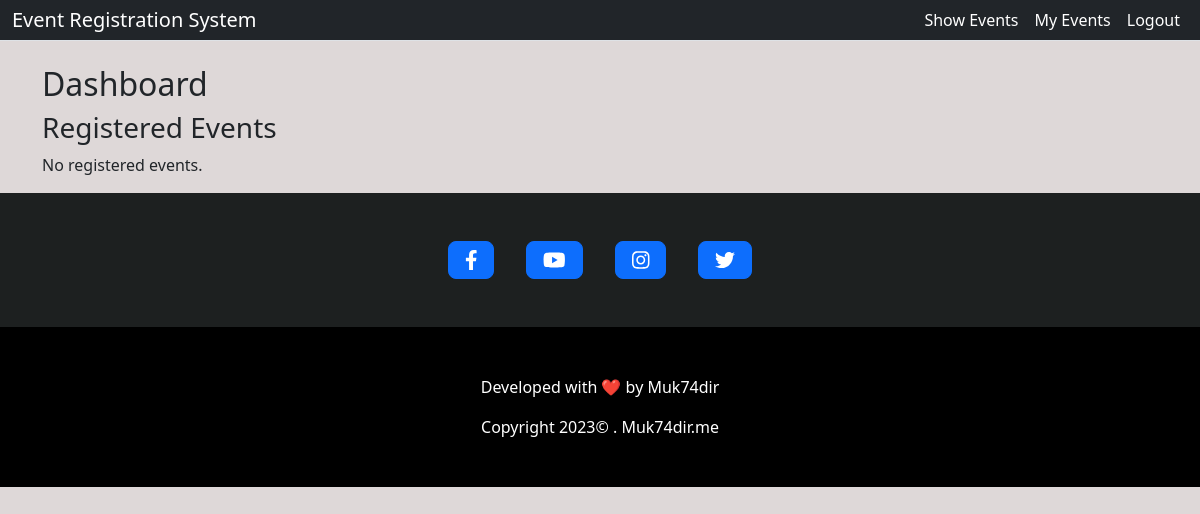
Page /dashboard/ (signed in) on the earlier database version.
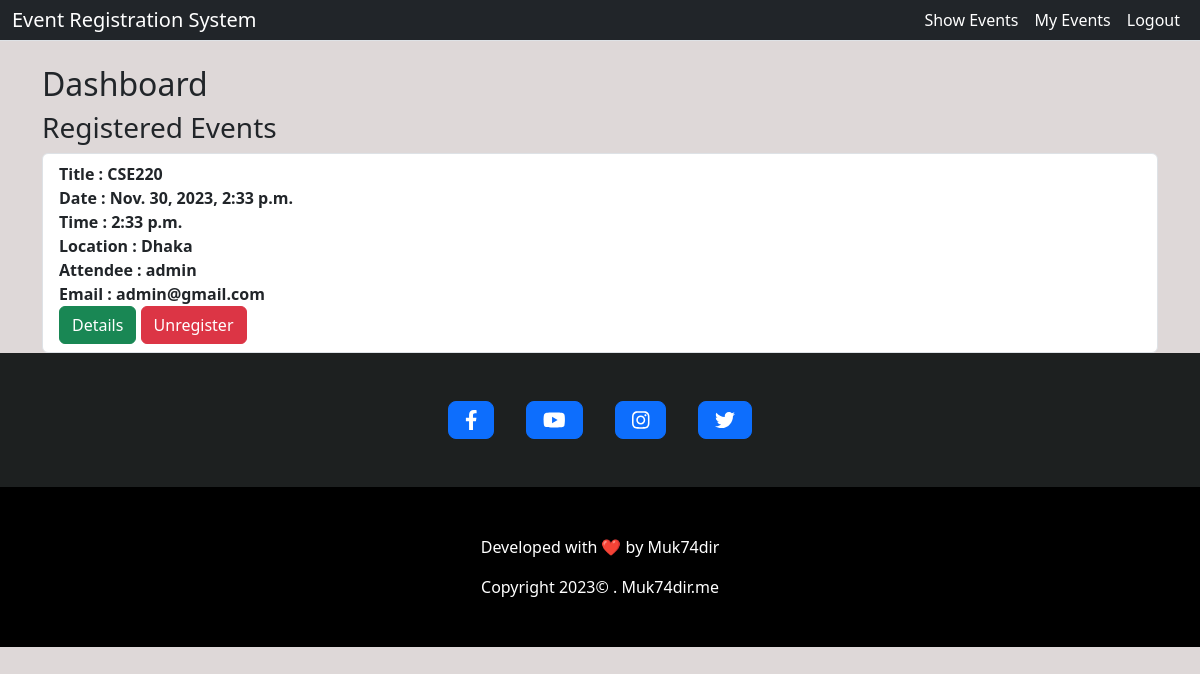
Same page on the later database version.
### ERSApp/models.py (models this page shows, shortened)
class Registration(models.Model):
    event = models.ForeignKey(Event, on_delete=models.CASCADE)
    user = models.ForeignKey(User, on_delete=models.CASCADE)

class Event(models.Model):
    title = models.CharField(max_length=100)
    description = models.TextField()
    date = models.DateTimeField()
    time = models.TimeField()
    location = models.CharField(max_length=100)
    slots_available = models.PositiveIntegerField()

### ERSApp/views.py (the view)
# urls.py: path('dashboard/', UserDashboardView.as_view(), name='dashboard'),
class UserDashboardView(BaseLoginRequiredMixin, View):
    def get(self, request):
        user_registered_events = Registration.objects.filter(user=request.user)
        context = {
            'user_registered_events': user_registered_events,
        }
        return render(request, 'user_dashboard.html', context)

### templates/user_dashboard.html
{% extends 'base.html' %}
{% block content %}
    <div class="container mt-4">
        <h2>Dashboard</h2>
        <h3>Registered Events</h3>
        {% if user_registered_events %}
            <ul class="list-group">
                {% for registration in user_registered_events %}
                    <li class="list-group-item">
                        Title : {{ registration.event.title }} <br>
                        Date : {{ registration.event.date }} <br>
                        Time : {{ registration.event.time }} <br>
                        Location : {{ registration.event.location }} <br>
                        Attendee : {{ registration.user.username }} <br>
                        Email : {{ registration.user.email }} <br>
                        {% if user_registered_events %}
                        <a href="{% url "event_detail" registration.event.id %}" class="btn btn-success">Details</a>
                        <a href="{% url "unregister" registration.event.id %}" class="btn btn-danger">Unregister</a>
                        {% endif %}
                    </li>
                {% endfor %}
            </ul>
        {% else %}
            <p>No registered events.</p>
        {% endif %}
    </div>
{% endblock %}

Differences in the rows shown:
added Registration: event "CSE220", event "Nov. 30, 2023, 2:33 p.m.", event.time "2:33 p.m.", event.location "Dhaka", user.username "admin", user.email "admin@gmail.com"
Other differences:
text no longer shown: "No registered events."
